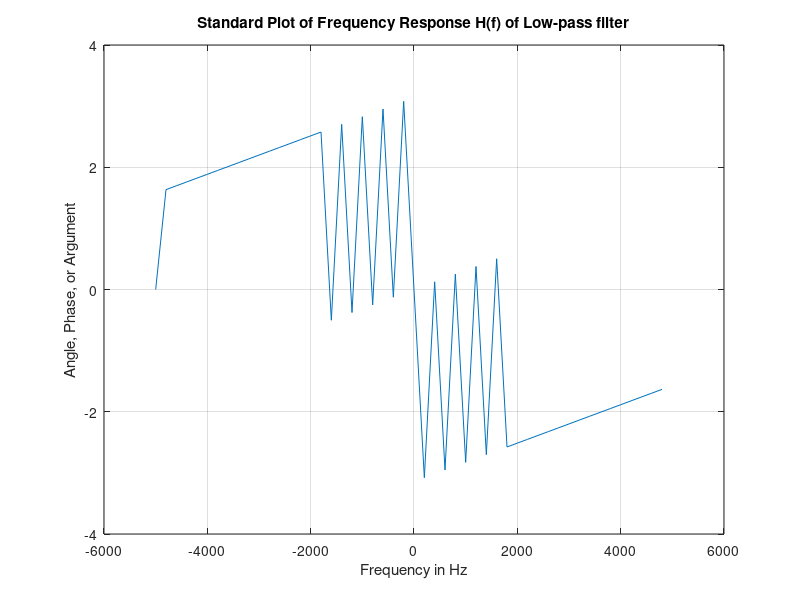

Reproduce this figure in MATLAB.
clear
Fs=10000;
Ts=1/Fs;		
tinc=Ts;
N=50;
V=N*Ts;
fm=1500;
finc=Fs/N;
t=0:tinc:V-tinc;
f=0:finc:Fs-finc;
%Generate the impulse Response of the low-pass filter.
Wn=(2*fm)/Fs;
h=fir1(N-1,Wn);
%Plot the impulse response h(t).
plot(t,h)
grid
xlabel('Time in Seconds')
ylabel('Magnitude')
title('Impulse Response of Low-pass filter')
pause
%Compute the Fourier transform of the impulse response.
fh=fft(h);
mfh=abs(fh);        %Obtain Magnitude of Spectrum.
plot(f,mfh)
grid
xlabel('Frequency in Hz')
ylabel('Magnitude')
title('Frequency Response H(f) of Low-pass filter')
pause
afh=angle(fh);      %Obtain Argument of Spectrum.
plot(f,afh)
grid
xlabel('Frequency in Hz')
ylabel('Angle, Phase, or Argument')
title('Frequency Response H(f) of Low-pass filter')
pause
%Use of intrinsic function "fftshift" to obtain standard spectrum.
sfh=fftshift(fh);
sf=-Fs/2:finc:Fs/2-finc;
msfh=abs(sfh);
plot(sf,msfh)
grid
xlabel('Frequency in Hz')
ylabel('Magnitude')
title('Standard Plot of Frequency Response H(f) of Low-pass filter')
pause
asfh=angle(sfh);
plot(sf,asfh)
grid
xlabel('Frequency in Hz')
ylabel('Angle, Phase, or Argument')
title('Standard Plot of Frequency Response H(f) of Low-pass filter')
